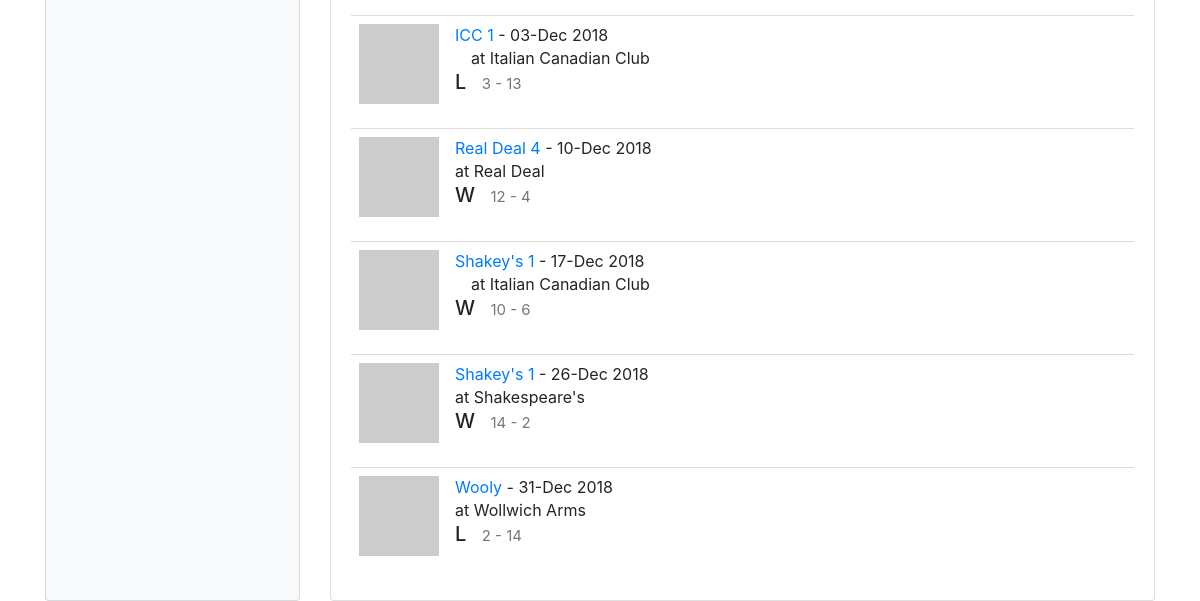
Before: /schedule (lower part) with the older database file.
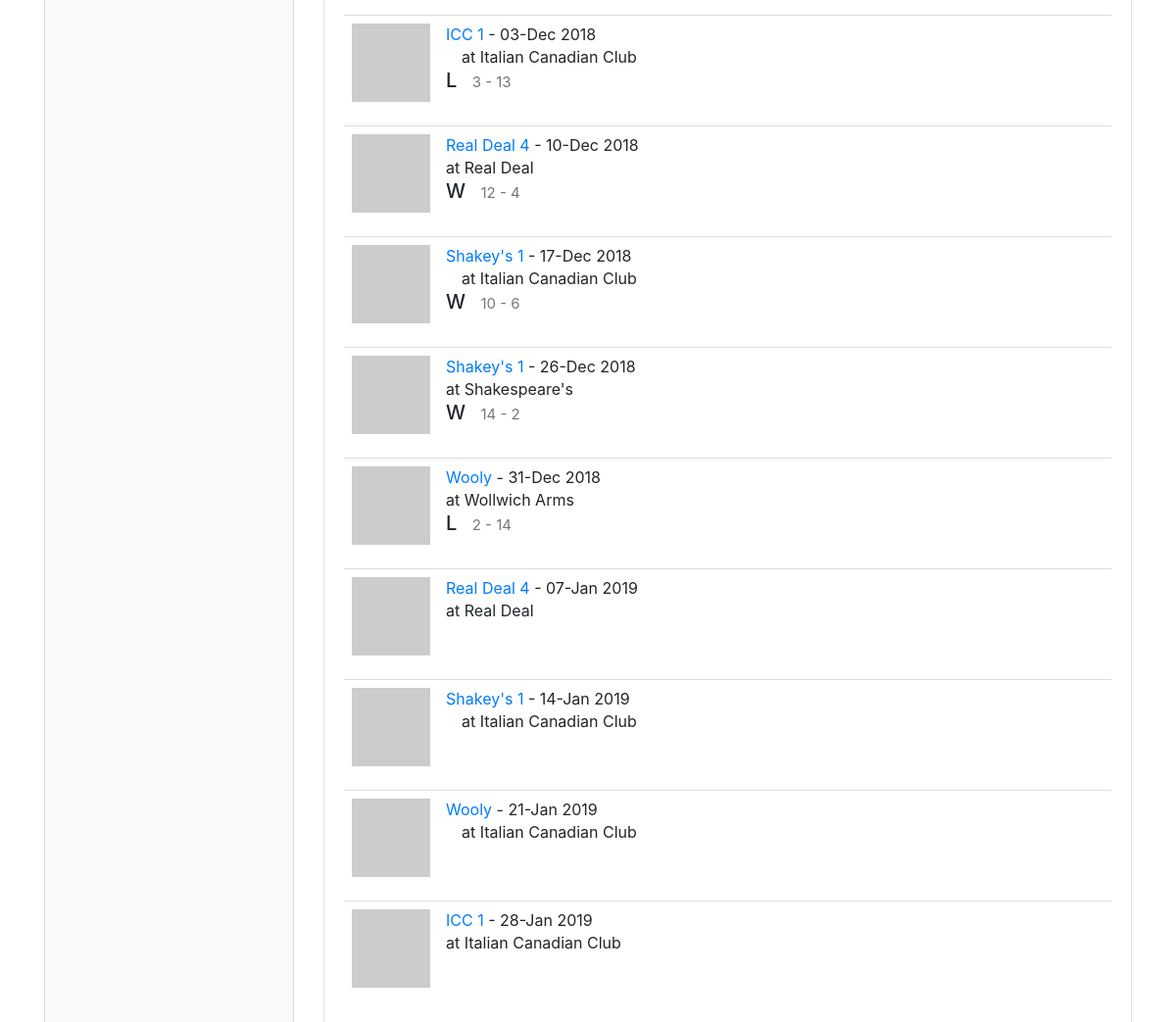
After: the same page with the newer database file.
### app/models.py (models this page shows, shortened)
class Match(db.Model):
    id = db.Column(db.Integer, primary_key=True)
    opponent_id = db.Column(db.Integer, db. ForeignKey('team.id'))
    opponent = db.relationship('Team', back_populates='matches')
    date = db.Column(db.Date, index=True, default=date.today())
    location = db.Column(db.String(64))
    home_away = db.Column(db.String(32), index=True)
    match_type = db.Column(db.String(32), index=True)
    games = db.relationship('Game', back_populates='match', lazy='dynamic')
    team_score = db.Column(db.Integer, index=True)
    opponent_score = db.Column(db.Integer, index=True)
    win = db.Column(db.Boolean, index=True, default=None)
    match_summary = db.Column(db.String(512))
    food = db.Column(db.String(128))
    high_scores = db.relationship('HighScore', back_populates='match', lazy='dynamic')
    low_scores = db.relationship('LowScore', back_populates='match', lazy='dynamic')
    @hybrid_property
    def season(self):
        return season_from_date(self.date)
    @season.expression
    def season(cls):
        return season_from_date(cls.date)

class Team(db.Model):
    id = db.Column(db.Integer, primary_key=True)
    name = db.Column(db.String(64), index=True, unique=True)
    home_location = db.Column(db.String(64), index=True)
    address = db.Column(db.String(128), index=True)
    matches = db.relationship('Match', back_populates='opponent', lazy='dynamic')
    def avatar(self, size):
        digest = md5(self.name.lower().encode('utf-8')).hexdigest()
        return 'https://www.gravatar.com/avatar/{}?d=identicon&s={}'.format(
            digest, size)

### app/main/routes.py (the view)
@bp.route('/schedule',  methods=['GET', 'POST'], defaults={'id': None})
@bp.route('/schedule/<id>',  methods=['GET', 'POST'])
def schedule(id):
    if id is None:
        season = season_from_date(date.today())
    else:
        season = Season.query.filter_by(id=id).first_or_404()
    all_seasons = Season.query.all()
    matches = Match.query.filter_by(season=season).order_by(Match.date).all()
    return render_template('schedule.html', season=season, matches=matches, all_seasons=all_seasons)

### app/models.py (called while the page is built)
def season_from_date(date):
    season = Season.query.filter(Season.start_date <= date).filter(Season.end_date >= date).first()
    return season

### app/templates/schedule.html (shortened to what this page needs)
{% extends "base.html" %}
{% import 'bootstrap/wtf.html' as wtf %}
{% block app_content %}
<div class="row">
  <div class="col-md-3">
    <div class="card h-100 bg-light">
      <div class="card-body">
      </div>
    </div>
  </div>
  <div class="col-md-9">
    <div class="card h-100">
      <div class="card-body">
        <table class="table table-hover">
        {% for match in matches %}
          {% include '_match.html' %}
        {% endfor %}
        </table>
      </div>
    </div>
  </div>
</div>
{% endblock %}

### app/templates/_match.html
<table class="table table-hover">
  <tr>
    <td width="70px">
      <a href="{{ url_for('main.match_edit', id=match.id) }}">
        <img src="{{ match.opponent.avatar(70) }}">
      </a>
    </td>
    <td>
      <a href="{{ url_for('main.opponent', id=match.opponent_id) }}">
        {{ match.opponent.name }}
      </a>
       - {{ match.date.strftime('%d-%b %Y') }}
      <br>
      {% if match.home_away == 'away' %}
      at {{ match.opponent.home_location }}
      {% else %}
      &emsp;at Italian Canadian Club
      {% endif %}
      {% if match.win != None %}
      <h5>{% if match.win == True %}W{% else %}L{% endif %}&ensp;
      <small>{{ match.team_score }} - {{ match.opponent_score }}</small>
      </h5>
      {% endif %}
      </td>
  </tr>
</table>

Changed rows visible on the page:
added Match: opponent.name "Real Deal 4", date "07-Jan 2019", opponent.home_location "Real Deal"
added Match: opponent.name "Shakey's 1", date "14-Jan 2019", home_away "at Italian Canadian Club"
added Match: opponent.name "Wooly", date "21-Jan 2019", home_away "at Italian Canadian Club"
added Match: opponent.name "ICC 1", date "28-Jan 2019", opponent.home_location "Italian Canadian Club"
